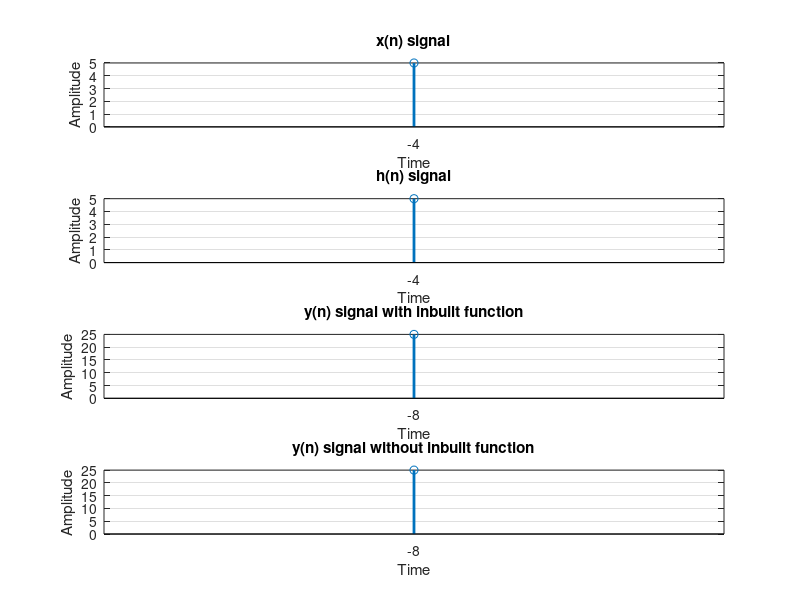

This chart was generated by the following MATLAB code:
%linear y(n)=x(n)*h(n)
clc;
close all;
x=input('Enter the first array x(n) :');
xptr=input('Enter index of zero pointer x(n) :');
h=input('Enter the second array h(n) :');
hptr=input('Enter index of zero pointer h(n) :');
% -2 -1 0 1 2 3 so -2:3
% 0 1 2 3 so 0:3
%-2:6
x_lower_index=1-xptr;
x_upper_index=length(x)-xptr;
h_lower_index=1-hptr;
h_upper_index=length(h)-hptr;
y_lower_index=x_lower_index+h_lower_index;
y_upper_index=x_upper_index+h_upper_index;
z=[];
y=[];
subplot(4,1,1)
stem(x_lower_index:x_upper_index,x,'linewidth' , 2);
hold on;
grid on;
title('x(n) signal');
xlabel('Time');
ylabel('Amplitude');
xticks(x_lower_index:1:x_upper_index);

subplot(4,1,2)
stem(h_lower_index:h_upper_index,h,'linewidth' , 2);
hold on;
grid on;
title('h(n) signal');
xlabel('Time');
ylabel('Amplitude');
xticks(h_lower_index:1:h_upper_index);

convolution=conv(x,h);

subplot(4,1,3)
stem(y_lower_index:y_upper_index,convolution,'linewidth' , 2);
hold on;
grid on;
title('y(n) signal with inbuilt function');
xlabel('Time');
ylabel('Amplitude');
xticks(y_lower_index:1:y_upper_index);
%Matrix creation
%h*x(i)
for i=1:length(x)
    g=h.*x(i);
    z=[z;g];        %this sequence store array at new row so one matrix will be formed
end
%summation of diagonal(right) elements an store it into one array
%11 12 13 14 
%21 22 23 24
%31 32 33 34
%r=3,c=4,k=7,diagonal_index_sum=2(1+1 first element) beacuse max we have sum=k 
[r c]=size(z);
k=r+c;
diagonal_index_sum=2;
element=0;
%column and row wise searching for sum=diagonal_index_sum
while(diagonal_index_sum<=k)
    for i=1:r
        for j=1:c
            if((i+j)==diagonal_index_sum)
               element=element+z(i,j);
            end
        end
    end
    diagonal_index_sum=diagonal_index_sum+1;    %for next element
    y=[y element];
    element=0;
end
disp(y);
subplot(4,1,4)
stem(y_lower_index:y_upper_index,y, 'linewidth' , 2);
hold on;
grid on;
title('y(n) signal without inbuilt function');
xlabel('Time');
ylabel('Amplitude');
xticks(y_lower_index:1:y_upper_index);
